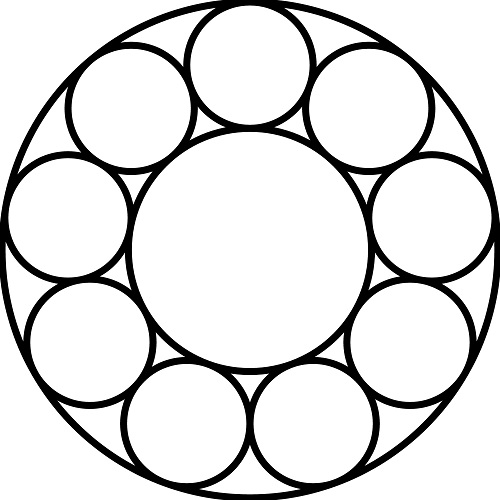
#> input picture Task8/1.jpg, 500 x 500 px
$ jupyter execute Task8.ipynb
#> lines starting #> are read from the running program, lines starting #| are printed output that depends on the picture
[cell 1]
import cv2
import numpy as np
import random

[cell 2]
image = cv2.imread("1.jpg")
#> image is the input picture: shape (500, 500, 3); min 0, max 255, mean 219.9

img_edge = cv2.cvtColor(image, cv2.COLOR_BGR2GRAY)

param1 = 15
param2 = 15
dt = 1
mindist = 10
minrad = 10
maxrad = 100

cv2.namedWindow("trackBars")
def show():
    img = image.copy()

    circles = cv2.HoughCircles(img_edge, cv2.HOUGH_GRADIENT, dt, mindist, param1=param1, param2=param2, minRadius=minrad, maxRadius=maxrad)
#> circles = 381 rows, first 8: [67.5, 217.5, 59.9], [249.5, 64.5, 59.9], [186.5, 423.5, 59.1], [89.5, 342.5, 59.5], [367.5, 107.5, 59.6], [431.5, 216.5, 59.5], [313.5, 422.5, 59.1], [410.5, 342.5, 60.5]
    circles = np.uint16(np.around(circles))
#> circles = 381 rows, first 8: [68, 218, 60], [250, 64, 60], [186, 424, 59], [90, 342, 60], [368, 108, 60], [432, 216, 60], [314, 422, 59], [410, 342, 60]
    for i in circles[0,:]:
        # нарисовать окружности
        cv2.circle(img,(i[0],i[1]),i[2],(0,255,0),2)
        # нарисовать центры окружностей
        cv2.circle(img,(i[0],i[1]),2,(0,0,255),3)
#> this loop made 381 passes
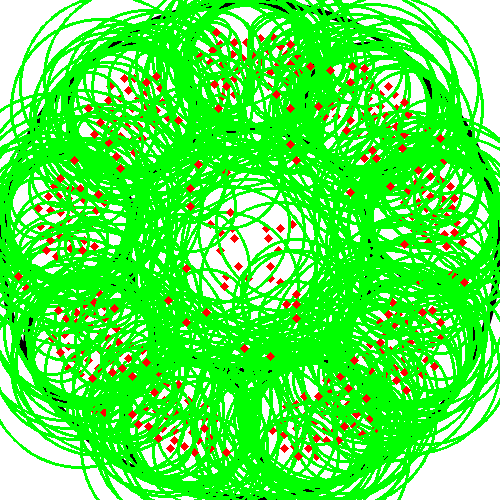
#> img: shape (500, 500, 3); mean B, G, R 70.4, 244.1, 79.3
    cv2.imshow("pic",img)

show()

def p1(x):
    global param1
    param1 = x
    show()

def p2(x):
    global param2
    param2 = x
    show()

def dt1(x):
    global dt
    dt = x
    show()

def mind(x):
    global mindist
    mindist = x
    show()

def minr(x):
    global minrad
    minrad = x
    show()

def maxr(x):
    global maxrad
    maxrad = x
    show()

cv2.createTrackbar("param1", "trackBars",0,255, p1)
cv2.createTrackbar("param2","trackBars" ,0,255, p2)
cv2.createTrackbar("dt", "trackBars",0,255, dt1)
cv2.createTrackbar("mindist", "trackBars",0,255, mind)
cv2.createTrackbar("minrad", "trackBars",0,255, minr)
cv2.createTrackbar("maxrad", "trackBars",0,255, maxr)

cv2.waitKey(0)
cv2.destroyAllWindows()


$ run again, with Task8/2.png saved as Task8/1.jpg
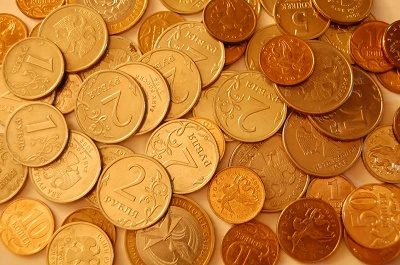
#> input picture Task8/2.png, 400 x 265 px
#> image is the input picture: shape (265, 400, 3); mean B, G, R 43.8, 123.7, 198.1
#> `img_edge = cv2.cvtColor(image, cv2.COLOR_BGR2GRAY)`:
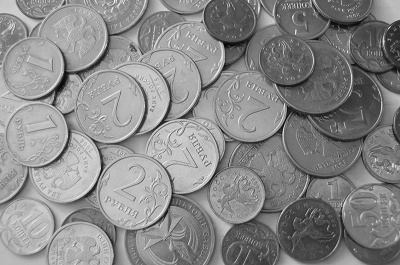
#> img_edge: shape (265, 400); min 7, max 246, mean 136.8
#> in show, `circles = cv2.HoughCircles(img_edge, cv2.HOUGH_GRADIENT, dt, mindist, ..`: circles = 716 rows, first 8: [283.5, 149.5, 99.4], [198.5, 101.5, 99.4], [99.5, 123.5, 99.4], [275.5, 132.5, 99.4], [206.5, 118.5, 99.4], [234.5, 113.5, 99.4], [217.5, 108.5, 99.4], [149.5, 157.5, 99.4]
#> in show, `circles = np.uint16(np.around(circles))`: circles = 716 rows, first 8: [284, 150, 99], [198, 102, 99], [100, 124, 99], [276, 132, 99], [206, 118, 99], [234, 114, 99], [218, 108, 99], [150, 158, 99]
#> the loop in show, `for i in circles[0,:]:` made 716 passes
#> after the loop in show, `for i in circles[0,:]:`:
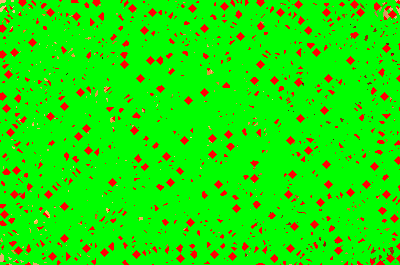
#> img: shape (265, 400, 3); mean B, G, R 0.6, 230.9, 25
